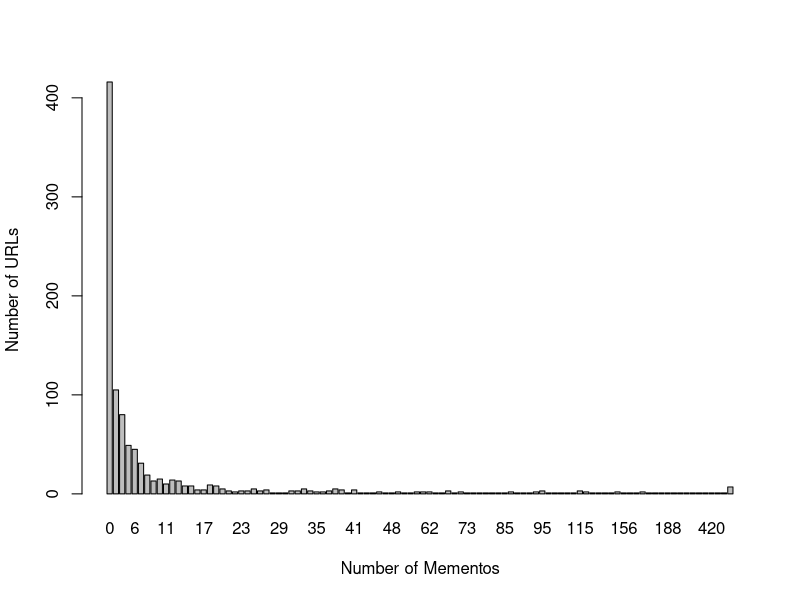

This figure's R source:
library(plotrix)

a = read.csv("cnt.csv", sep="," ,nrows=1000);
b = a[,1];
print(b);
#hist(b, breaks=1000);
c = table(a$num);
print(c)

pdf("hist.pdf")
barplot(c, xlab="Number of Mementos", ylab="Number of URLs")
#plot(log(c), log="x")
dev.off()
